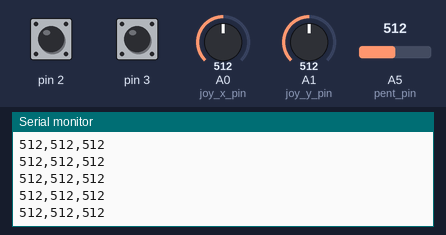
A sketch run on a simulated Arduino Uno, built with avr-gcc and run on an emulated ATmega328P. Parts: the last lines printed to the serial monitor. The test bench sets the inputs (shaded band); at power-on: A0 (joy_x_pin) = 512, A1 (joy_y_pin) = 512, A5 (pent_pin) = 512, pin 2 HIGH, pin 3 HIGH.

Above: at 1.2 s.
1.3 s: A0 (joy_x_pin) set to 11
At 1.8 s:
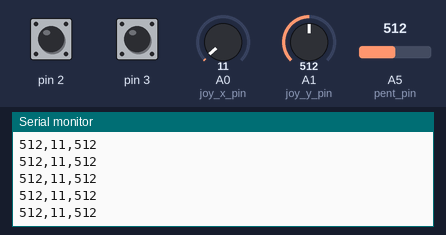
2.8 s: A0 (joy_x_pin) set to 8
At 3.8 s:
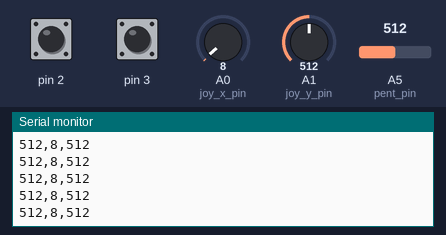
4.3 s: A1 (joy_y_pin) set to 109
At 5.3 s:
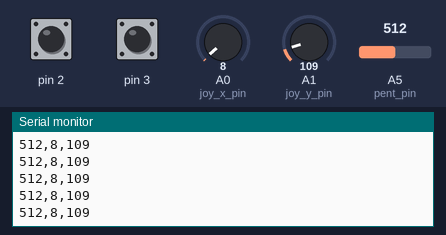
5.8 s: A1 (joy_y_pin) set to 94
At 6.6 s:
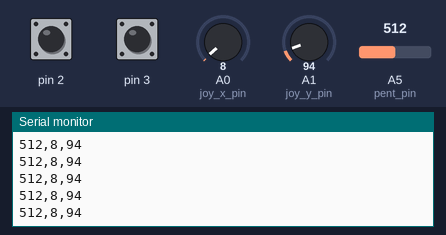
8.8 s: A5 (pent_pin) set to 107
At 9.6 s:
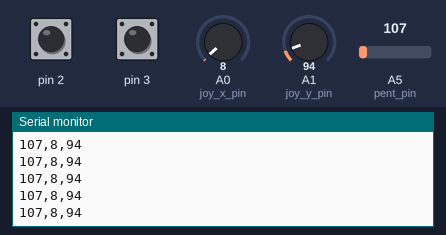
10.3 s: A5 (pent_pin) set to 91
At 11.0 s:
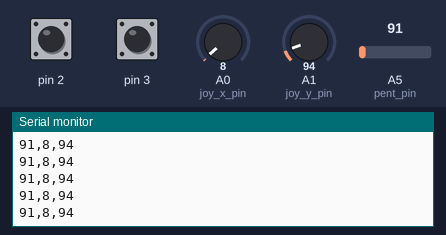
Timing chart, 0 to 12.8 s (numbered marks = the images above; inputs shaded):
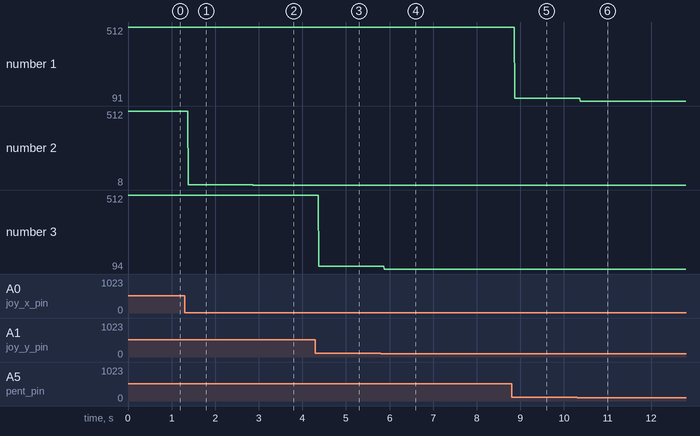

The sketch:

video_game.ino
```cpp
// Pin values
int const pent_pin = A5;
int const joy_x_pin = A0;
int const joy_y_pin = A1;

// Interrupt state trackers
boolean double_score = false;
boolean invincibility = false;

void setup() {
  Serial.begin(9600);
  // Set pin modes
  pinMode(2, INPUT);
  pinMode(3, INPUT);
  // When button on pin 2 is pressed, function 'invincibility_power_up' is called
  attachInterrupt(digitalPinToInterrupt(2), invincibility_power_up, FALLING);
  // When button on pin 3 is pressed, function 'double_score_power_up' is called
  attachInterrupt(digitalPinToInterrupt(3), double_score_power_up, FALLING);
}

void loop() {
  // When the double score powerup is in use
  if(double_score) {
    // Let Processing know we have activated the double score powerup
    Serial.println(2);
    double_score = false;

  // Otherwise, when the invincibility powerup is in use
  } else if(invincibility) {
    // Let Processing know we have activated the invincibility powerup
    Serial.println(1);
    invincibility = false;

  // When no powerups are in use, read the ball's values as normal
  } else {
    // Read the potentiometer value and the x/y value
    int pent_value = analogRead(pent_pin);
    int x_pos = analogRead(joy_x_pin);
    int y_pos = analogRead(joy_y_pin);

    // Print out ball_size, x_position, y_position for Processing
    Serial.print(pent_value);
    Serial.print(",");
    Serial.print(x_pos);
    Serial.print(",");
    Serial.println(y_pos);
  }
}

// Called upon interrupt on pin 2
void invincibility_power_up() {
  // Set invincibility powerup on
  invincibility = true;
}

// Called upon interrupt on pin 3
void double_score_power_up() {
  // Note: this pin has issues (likely due to PWM) that
  // causes the interrupt on pin 2 to be triggered sometimes
  // Set double score powerup on
  double_score = true;
}
```

Measured:
- after the input at 1.3 s, the serial monitor: prints a new line after 0.08 s (image 1)
- after the input at 2.8 s, the serial monitor: prints a new line after 0.08 s (image 2)
- after the input at 4.3 s, the serial monitor: prints a new line after 0.08 s (image 3)
- after the input at 5.8 s, the serial monitor: prints a new line after 0.07 s (image 4)
- after the input at 8.8 s, the serial monitor: prints a new line after 0.07 s (image 5)
- after the input at 10.3 s, the serial monitor: prints a new line after 0.08 s (image 6)
- plotted number 1: 512 → 107 after the input at 8.8 s, 107 → 91 after the input at 10.3 s
- plotted number 2: 512 → 11 after the input at 1.3 s, 11 → 8 after the input at 2.8 s
